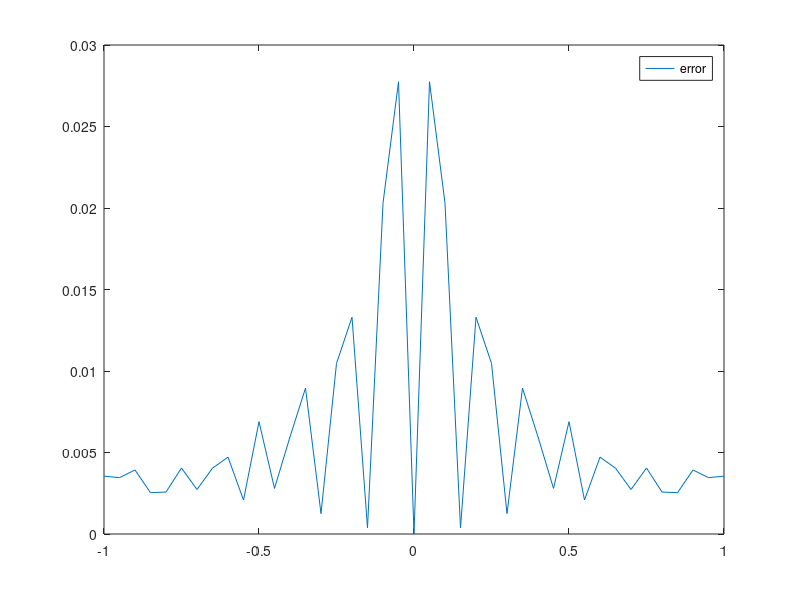

Source code (MATLAB):
clear all; close all;
n = 20;
% degree = 
a = -1; b = 1;
% Chebyshev nodes
i = 0:n;
x = cos((2*i+1)/(2*n+2) * pi);
f = @(x) abs(x);
p = polyfit(x,f(x), n);
% calculate error
xx = linspace(a, b, 41);
error = abs(f(xx) - polyval(p, xx));

% plot a
% plot(xx, f(xx), xx, polyval(p, xx));
% legend('f(x)', 'p(x)');
% plot b
plot(xx, error);
legend('error');
